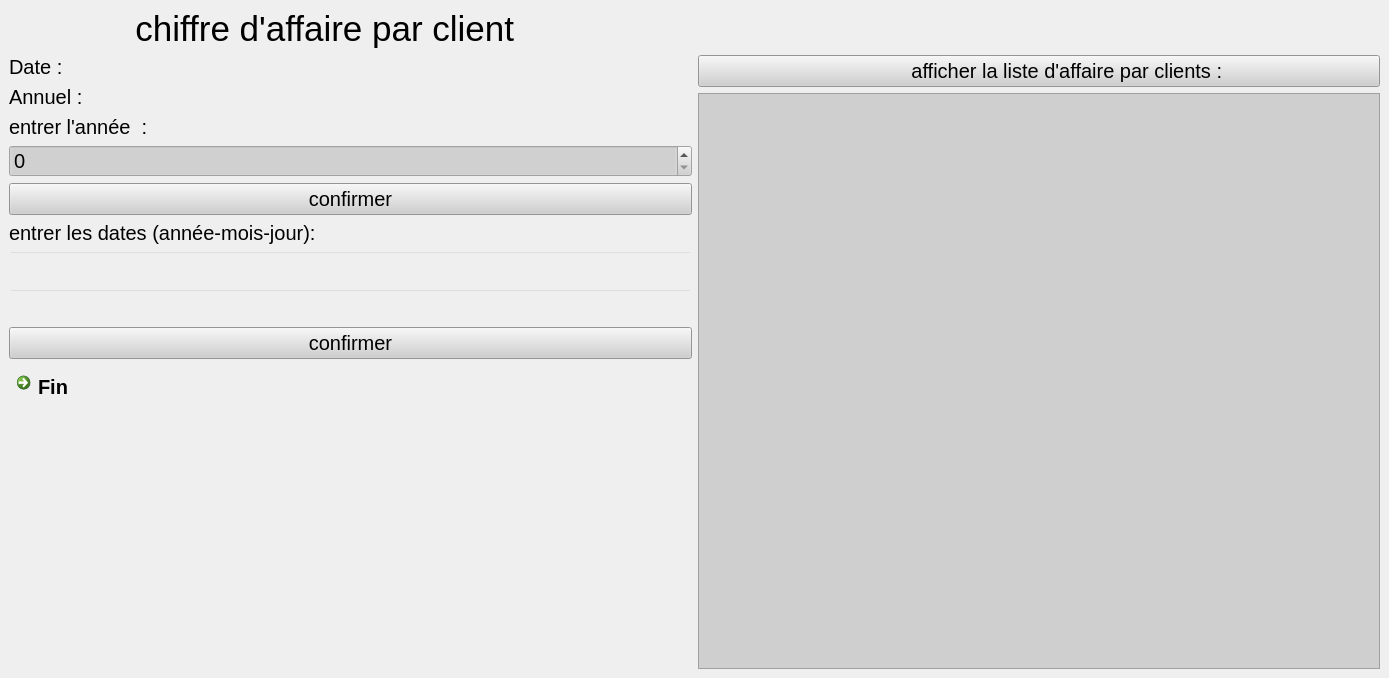
<?xml version="1.0" encoding="UTF-8"?>
<ui version="4.0">
 <class>chiffreaffaire</class>
 <widget class="QMainWindow" name="chiffreaffaire">
  <property name="geometry">
   <rect>
    <x>0</x>
    <y>0</y>
    <width>1389</width>
    <height>678</height>
   </rect>
  </property>
  <property name="windowTitle">
   <string>MainWindow</string>
  </property>
  <property name="styleSheet">
   <string notr="true"/>
  </property>
  <widget class="QWidget" name="centralwidget">
   <layout class="QVBoxLayout" name="verticalLayout_4">
    <item>
     <layout class="QGridLayout" name="gridLayout_3">
      <item row="0" column="0">
       <layout class="QVBoxLayout" name="verticalLayout">
        <item>
         <widget class="QLabel" name="label">
          <property name="styleSheet">
           <string notr="true">*{
font: 8pt &quot;MV Boli&quot;;
font-size:35px;
color: black;
border-radius:0px;
}</string>
          </property>
          <property name="text">
           <string>             chiffre d'affaire par client</string>
          </property>
         </widget>
        </item>
       </layout>
      </item>
      <item row="1" column="0">
       <layout class="QHBoxLayout" name="horizontalLayout">
        <item>
         <layout class="QVBoxLayout" name="verticalLayout_2">
          <item>
           <widget class="QLabel" name="label_4">
            <property name="styleSheet">
             <string notr="true">font-size:20px;
background:transparent;
color:black;
</string>
            </property>
            <property name="text">
             <string>Date :</string>
            </property>
           </widget>
          </item>
          <item>
           <layout class="QGridLayout" name="gridLayout"/>
          </item>
          <item>
           <widget class="QLabel" name="label_2">
            <property name="styleSheet">
             <string notr="true">font-size:20px;
background:transparent;
color:black;
</string>
            </property>
            <property name="text">
             <string>Annuel :</string>
            </property>
           </widget>
          </item>
          <item>
           <widget class="QLabel" name="label_5">
            <property name="styleSheet">
             <string notr="true">font-size:20px;
background:transparent;
color:black;
</string>
            </property>
            <property name="text">
             <string>entrer l'année  :</string>
            </property>
           </widget>
          </item>
          <item>
           <widget class="QSpinBox" name="spinBox">
            <property name="styleSheet">
             <string notr="true">font-size:20px;
background-color: rgba(207, 207, 207, 207);
color:black;
</string>
            </property>
           </widget>
          </item>
          <item>
           <widget class="QPushButton" name="pushButton_affiche_affaire">
            <property name="styleSheet">
             <string notr="true">font-size:20px;
color:black;
background-color: rgb(207, 207, 207);</string>
            </property>
            <property name="text">
             <string>confirmer</string>
            </property>
           </widget>
          </item>
          <item>
           <layout class="QHBoxLayout" name="horizontalLayout_2"/>
          </item>
          <item>
           <widget class="QLabel" name="label_6">
            <property name="styleSheet">
             <string notr="true">font-size:20px;
background:transparent;
color:black;
</string>
            </property>
            <property name="text">
             <string>entrer les dates (année-mois-jour):</string>
            </property>
           </widget>
          </item>
          <item>
           <widget class="QLineEdit" name="lineEdit">
            <property name="styleSheet">
             <string notr="true">font-size:20px;
background:transparent;
color:black;
</string>
            </property>
           </widget>
          </item>
          <item>
           <widget class="QLineEdit" name="lineEdit_2">
            <property name="styleSheet">
             <string notr="true">font-size:20px;
background:transparent;
color:black;
</string>
            </property>
           </widget>
          </item>
          <item>
           <widget class="QPushButton" name="pushButton_2">
            <property name="styleSheet">
             <string notr="true">font-size:20px;
color:black;
background-color: rgb(207, 207, 207);</string>
            </property>
            <property name="text">
             <string>confirmer</string>
            </property>
           </widget>
          </item>
          <item>
           <widget class="QCommandLinkButton" name="commandLinkButton">
            <property name="styleSheet">
             <string notr="true">background-color: rgb(207, 207, 207);
color:black;
font-size:20px;

</string>
            </property>
            <property name="text">
             <string>Fin</string>
            </property>
           </widget>
          </item>
          <item>
           <spacer name="verticalSpacer_2">
            <property name="orientation">
             <enum>Qt::Vertical</enum>
            </property>
            <property name="sizeHint" stdset="0">
             <size>
              <width>20</width>
              <height>40</height>
             </size>
            </property>
           </spacer>
          </item>
         </layout>
        </item>
        <item>
         <layout class="QGridLayout" name="gridLayout_2">
          <item row="1" column="0">
           <widget class="QPushButton" name="pushButton">
            <property name="styleSheet">
             <string notr="true">font-size:20px;
background-color: rgb(207, 207, 207);

color:black;</string>
            </property>
            <property name="text">
             <string>          afficher la liste d'affaire par clients :</string>
            </property>
           </widget>
          </item>
          <item row="0" column="0">
           <layout class="QVBoxLayout" name="verticalLayout_3"/>
          </item>
          <item row="2" column="0">
           <widget class="QTableView" name="tableView">
            <property name="styleSheet">
             <string notr="true">font-size:20px;
color:black;
background-color: rgb(207, 207, 207);</string>
            </property>
           </widget>
          </item>
         </layout>
        </item>
       </layout>
      </item>
     </layout>
    </item>
   </layout>
  </widget>
 </widget>
 <resources/>
 <connections/>
</ui>
